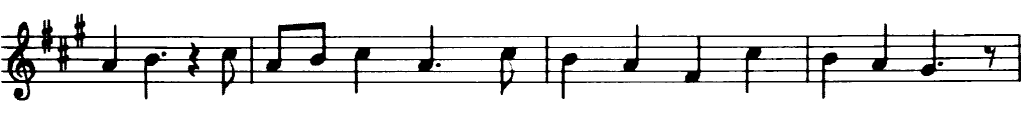
//> input picture cpp/Image_processing/morph_lines_detection/src.png, 1024 x 134 px
$ ./main   (built with g++ and OpenCV 4)
//> lines starting //> are read from the running program, lines starting //| are printed output that depends on the picture; after the words box and inside, x2 and y2 are one past the last pixel; in counts of white or black regions, pixels touching at a corner belong together

#include <opencv2/core.hpp>
#include <opencv2/imgproc.hpp>
#include <opencv2/highgui.hpp>

#include <iostream>

using namespace std;
using namespace cv;

void show_wait_destroy(const char* winname, cv::Mat img);

int main(int argc, char **argv)
{
    Mat src=imread("src.png");
//> src is the input picture: 134 rows x 1024 cols, CV_8UC3; min 0, max 255, mean 229.4
    imshow("src", src);

    Mat gray;
    if (src.channels()==3)
    {
        cvtColor(src, gray, COLOR_BGR2GRAY);
    }
    else
    {
        gray = src;
    }

    show_wait_destroy("gray", gray);

    // apply adaptiveThreshold at the bitwise_not of gray
    Mat bw;
    adaptiveThreshold(~gray, bw, 255, ADAPTIVE_THRESH_MEAN_C, THRESH_BINARY, 15, -2);
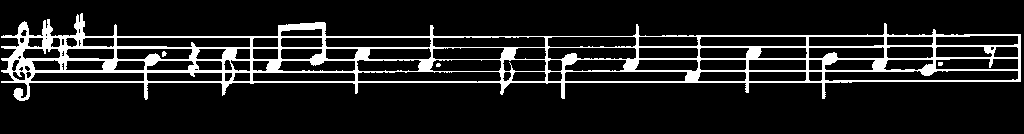
//> bw: 134 rows x 1024 cols, CV_8UC1; 11.7% white; 4 white regions (2 under 20 px), largest, box (x1, y1, x2, y2) and area: (1, 13, 1021, 101) 15986, (162, 51, 167, 57) 21

    show_wait_destroy("binary", bw);

    Mat horizontal = bw.clone();
    Mat vertical = bw.clone();


    // create horizontal
    int horizontal_size = horizontal.cols / 30;
//> horizontal_size = 34
    Mat horizontalStructure = getStructuringElement(MORPH_RECT, Size(horizontal_size, 1));
//> horizontalStructure = 34 values from 1 to 1

    erode(horizontal, horizontal, horizontalStructure, Point(-1, -1));
    dilate(horizontal, horizontal, horizontalStructure, Point(-1, -1));
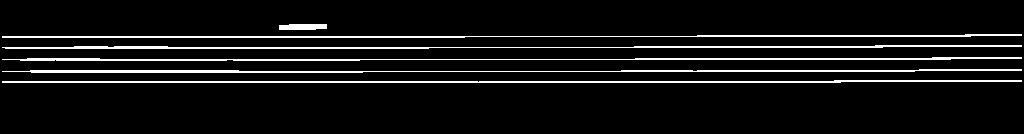
//> horizontal: 134 rows x 1024 cols, CV_8UC1; 7.2% white in thin lines or dots, all inside (x1, y1, x2, y2) = (2, 24, 1022, 83)

    show_wait_destroy("horizontal", horizontal);


    // create vertical
    int vertical_size = vertical.rows / 30;
//> vertical_size = 4
    Mat verticalStructure = getStructuringElement(MORPH_RECT, Size(vertical_size, 1));
//> verticalStructure = [1, 1, 1, 1]

    erode(vertical, vertical, verticalStructure, Point(-1, -1));
    dilate(vertical, vertical, verticalStructure, Point(-1, -1));
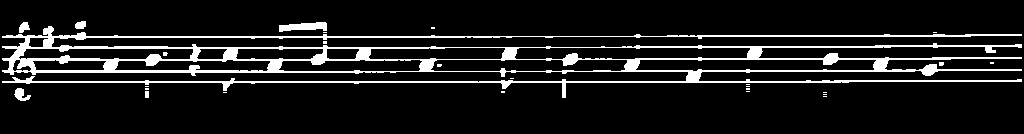
//> vertical: 134 rows x 1024 cols, CV_8UC1; 10.3% white; 26 white regions (20 under 20 px), largest, box (x1, y1, x2, y2) and area: (2, 26, 1022, 98) 13375, (279, 22, 327, 32) 327, (14, 88, 31, 101) 124, (19, 22, 30, 33) 82, (75, 21, 86, 29) 74, (145, 91, 149, 98) 28

    show_wait_destroy("vertical", vertical);

    // inverse vertical image
    bitwise_not(vertical, vertical);
    show_wait_destroy("vertical_bit", vertical);

    // extract edges and smooth image according to the logic
    // 1. extract edges
    // 2. dilate (edges)
    // 3. src.copyto(smooth)
    // 4. blur smooth img
    // 5. smooth.copyto(src, edges)

    // step 1
    Mat edges;
    adaptiveThreshold(vertical, edges, 255, ADAPTIVE_THRESH_MEAN_C, THRESH_BINARY, 3, -2);
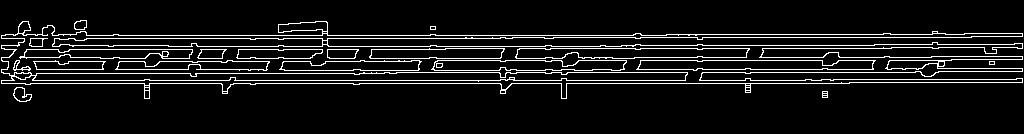
//> edges: 134 rows x 1024 cols, CV_8UC1; 8.3% white in thin lines or dots, all inside (x1, y1, x2, y2) = (1, 20, 1023, 102)
    show_wait_destroy("edges", edges);

    // step 2
    Mat kernel = Mat::ones(2,2,CV_8UC1);
    dilate(edges, edges, kernel);
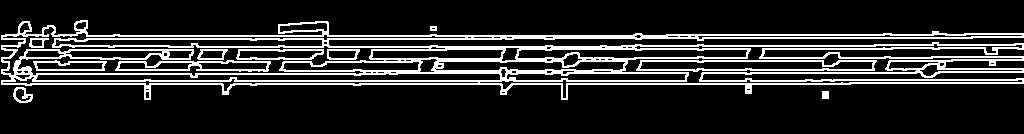
//> edges: 134 rows x 1024 cols, CV_8UC1; 16.5% white in thin lines or dots, all inside (x1, y1, x2, y2) = (1, 20, 1024, 103)
    show_wait_destroy("dilate", edges);

    // step 3
    Mat smooth;
    vertical.copyTo(smooth);

    // step 4
    blur(smooth, smooth, Size(2, 2));

    // step 5
    smooth.copyTo(vertical, edges);


    // show final result
    show_wait_destroy("smooth - final", vertical);

    return 0;
}

void show_wait_destroy(const char*winname, cv::Mat img){
    imshow(winname, img);
    moveWindow(winname, 500, 0);
    waitKey(0);
    destroyWindow(winname);
}
